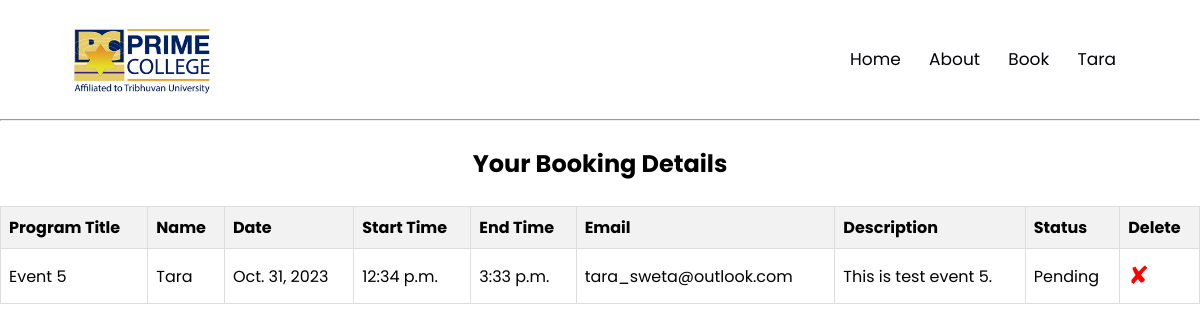
Before: /display_user_booking/ (signed in) with the older database file.
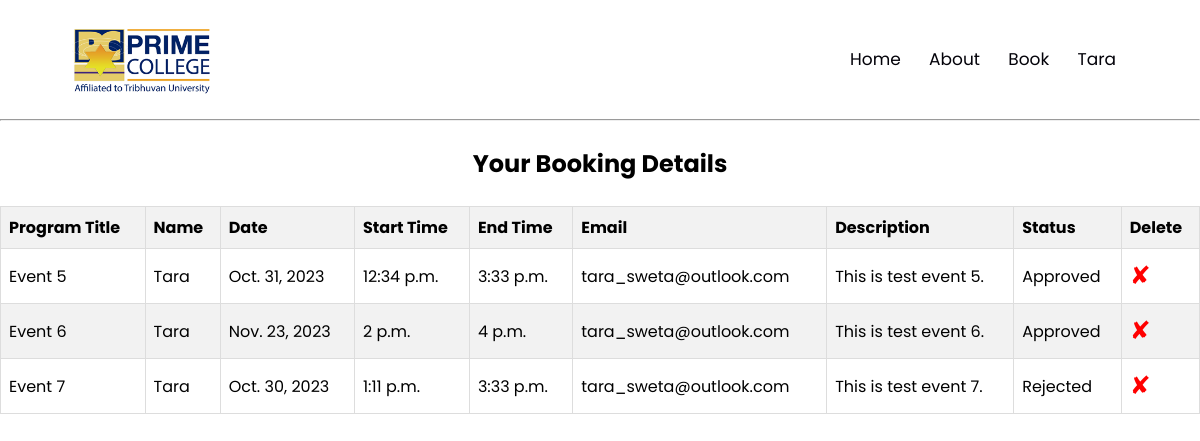
After: the same page with the newer database file.
### hall/models.py (models this page shows, shortened)
class Booking(models.Model):
    STATUS_CHOICES = [
        ('Pending', 'Pending'),
        ('Approved', 'Approve'),
        ('Rejected', 'Reject'),
    ]
    program_title = models.CharField(max_length=255)
    name = models.CharField(max_length=255)
    date = models.DateField()
    start_time = models.TimeField(default='00:00:00')
    end_time = models.TimeField()
    email = models.EmailField(default='00:00:00')
    description = models.TextField()
    status = models.CharField(max_length=10, choices=STATUS_CHOICES, default='pending')
    user = models.ForeignKey(User, on_delete=models.CASCADE, null=True)

### hall/views.py (the view, shortened to what this page needs)
# urls.py: path("display_user_booking/",views.display_user_booking, name='display-user-booking'),
@login_required
def display_user_booking(request):
    user_bookings = Booking.objects.filter(email=request.user.email)  # Assuming email is used for user identification
    return render(request, 'hall/user_booking.html', {'user_bookings': user_bookings})

### templates/hall/user_booking.html (shortened to what this page needs)
{% extends 'hall/base.html' %}
{% load static %}
{% block css %}
<link rel="stylesheet" href="{% static 'css/style.css' %}">
{% endblock css %}
{% block content %}
<hr>
<h2 style="text-align: center; padding: 25px; ">Your Booking Details</h2>
  <table class="table">
    <thead>
      <tr>
        <th scope="col">Program Title</th>
        <th scope="col">Name</th>
        <th scope="col">Date</th>
        <th scope="col">Start Time</th>
        <th scope="col">End Time</th>
        <th scope="col">Email</th>
        <th scope="col">Description</th>
        <th scope="col">Status</th>
        <th scope="col">Delete</th>
      </tr>
    </thead>
    <tbody>
      {% for booking in user_bookings %}
        <tr>
          <td>{{ booking.program_title }}</td>
          <td>{{ booking.name }}</td>
          <td>{{ booking.date }}</td>
          <td>{{ booking.start_time }}</td>
          <td>{{ booking.end_time }}</td>
          <td>{{ booking.email }}</td>
          <td>{{ booking.description }}</td>
          <td>{{ booking.status }}</td>
          <td>
            <a style="color:red; text-decoration:none;font-size:25px" href="{% url 'user-delete-booking' booking.id  %}">&#10008;</a>
          </td>
        </tr>
      {% empty %}
        <tr>
          <td colspan="6">You have no bookings yet.</td>
        </tr>
      {% endfor %}
    </tbody>
  </table>
{% endblock content %}

Changed rows visible on the page:
changed Booking "Event 5": status "Pending" → "Approved"
added Booking: program_title "Event 6", name "Tara", date "Nov. 23, 2023", start_time "2 p.m.", end_time "4 p.m.", email "tara_sweta@outlook.com", description "This is test event 6.", status "Approved"
added Booking: program_title "Event 7", name "Tara", date "Oct. 30, 2023", start_time "1:11 p.m.", end_time "3:33 p.m.", email "tara_sweta@outlook.com", description "This is test event 7.", status "Rejected"
